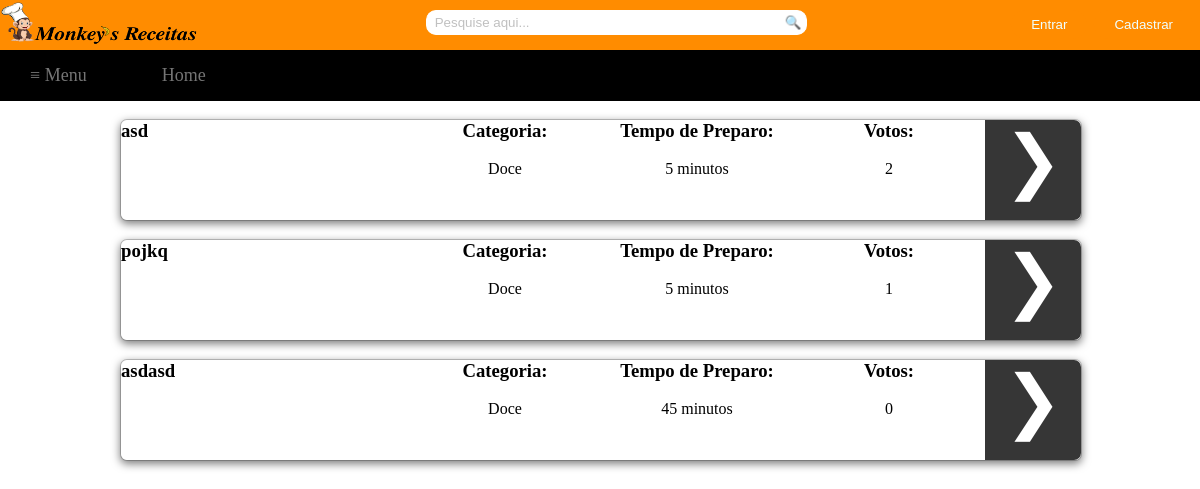
/tex4/Recipes/doces.php, run on an earlier commit of the app's database.
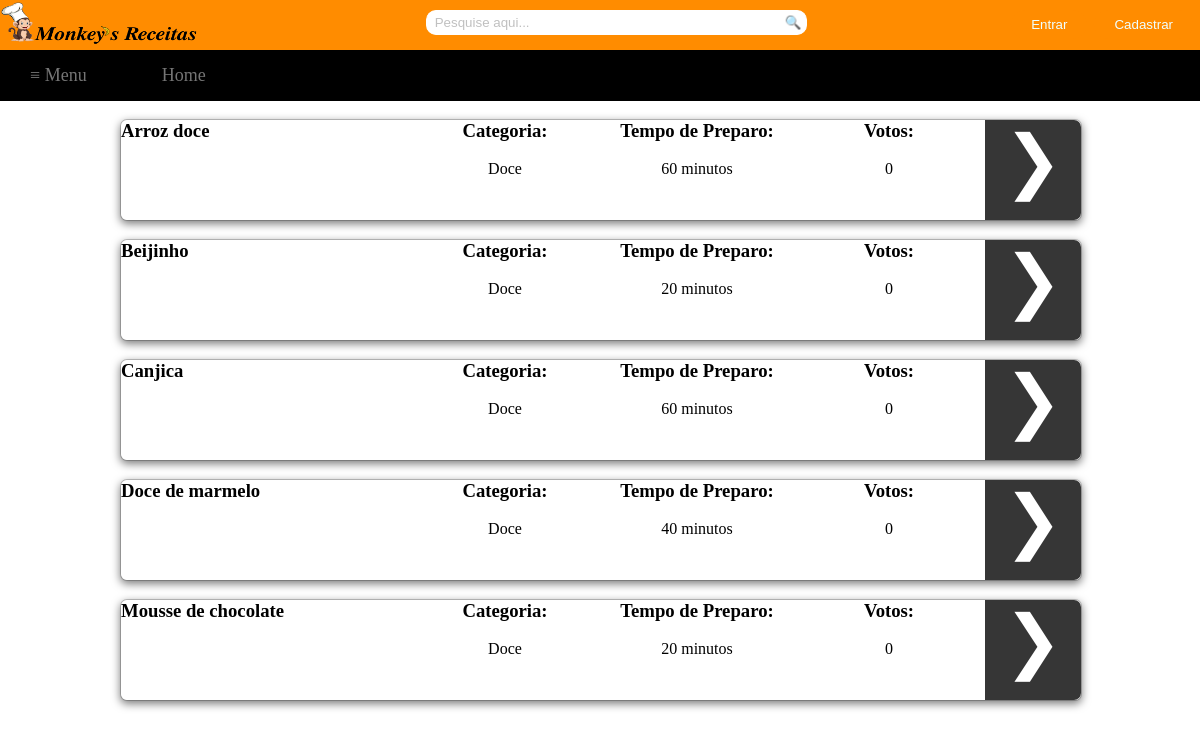
And on a later commit of the database.
### tables this page shows
CREATE TABLE `receita` (
  `codReceita` int(11) NOT NULL,
  `nomeReceita` varchar(255) DEFAULT NULL,
  `ingredientes` text,
  `modoPreparo` text,
  `codCategoria` int(11) DEFAULT NULL,
  `codTempo` int(11) DEFAULT NULL,
  `codUsuario` int(11) DEFAULT NULL,
  `totalVotos` int(11) NOT NULL
);

CREATE TABLE `categoria` (
  `codCategoria` int(11) NOT NULL,
  `descCategoria` varchar(255) DEFAULT NULL
);

CREATE TABLE `tempo` (
  `codTempo` int(11) NOT NULL,
  `descTempo` varchar(255) DEFAULT NULL
);

### tex4/Recipes/doces.php (the view, shortened to what this page needs)
<html>
	<head>
		<link rel="stylesheet" type="text/css" href="../Style/style.css">
		<link rel="stylesheet" type="text/css" href="../Style/receitas.css">
	</head>
	<body>
		<div id="container">
			<div id="topbar">
				<?php
					if(!empty($_COOKIE['login']))
					{
						$name=$_COOKIE['login'];
						echo "<div id='sair'><input type='button' value='Sair' name='sair' onclick='location.href=&quot;../logout.php&quot;'/></div>";
						echo "<div id='bem-vindo'>Seja bem-vindo, $name</div>";
					}
					else
					{
						echo "<div id='btn2'><input type='button' value='Cadastrar' name='modal' href='#dialog2'/></div> ";
						echo "<div id='btn'><input type='button' value='Entrar' href='#dialog1' name='modal' /></div>";
					}
				?>
				<div>
					<img src="../Image/logoComLetra.png" style="float: left; left: 0; margin-top: -7; height: 57px; width: 200px; " />
				</div>
				<div id="search">
					<form method="post" action="../pesquisa.php">
						<div>
							<input type="search" class="searchbox" name="pesquisa" placeholder="  Pesquise aqui...">
							<a href="#">
								<button type="submit" name="submit" class="searchbox1">&#x1f50d;</button>
							</a>
						</div>
					</form>
				</div>
			</div>
			<div id="navbar">
				<?php
					if(!empty($_COOKIE['login']))
					{
						echo "<nav class='drop'>";
						echo "	<ul class='drop1'>";
						echo "	    <li class='dropMain'>";
						echo "	        <a href='#'>&#8801; Menu</a>";
						echo "	        <ul class='drop2'>";
						echo "	            <li>";
						echo "	            	<a href='doces.php'>Doces</a>";
						echo "	            </li>";
						echo "	            <li>";
						echo "	            	<a href='salgados.php'>Salgados</a>";
						echo "	            </li>";
						echo "	            <li>";
						echo "	            	<a href='saladas.php'>Saladas</a>";
						echo "	            </li>";
						echo "	            <li>";
						echo "	            	<a href='alcoolica.php'>Bebidas alcoólicas</a>";
						echo "	            </li>";
						echo "	            <li>";
						echo "	            	<a href='nAlcoolica.php'>Bebidas não alcoólicas</a>";
						echo "	            </li>";
						echo "	            <li>";
						echo "	            	<a href='rapidas.php'>Receitas rápidas(até 30 min)</a>";
						echo "	            </li>";
						echo "	            <li>";
						echo "	            	<a href='../visualizarReceitas.php'>Todas as receitas</a>";
						echo "	            </li>";
						echo "	        </ul>";
						echo "	    </li>";
						echo "		<li class='dropMain'>";
						echo "	        <a href='../index.php'>Home</a>";
						echo "	    </li>";
						echo "	    <li class='dropMain'>";
						echo "	        <a href='../receita.php'>Cadastrar Receita</a>";
						echo "	    </li>";
						echo "	    <li class='dropMain'>";
						echo "	        <a href='../viewReceitasCadastrado.php'>Minhas Receitas</a>";
						echo "	    </li>";
						echo "	</ul>";
						echo "</nav>";
					}
					else
					{
						echo "<nav class='drop'>";
						echo "	<ul class='drop1'>";
						echo "	    <li class='dropMain'>";
						echo "	        <a href='#'>&#8801; Menu</a>";
						echo "	    </li>";
						echo "		<li class='dropMain'>";
						echo "	        <a href='../index.php'>Home</a>";
						echo "	    </li>";
						echo "	</ul>";
						echo "</nav>";
					}
				?>
			</div>
			<div id="main">
				<div id="column_left">
				</div>
				<div id="column_center">
					<?php
						include('../includes/conn.php');
						$query1=mysqli_query($conn,"SELECT codReceita, nomeReceita, codCategoria, codTempo,totalVotos FROM receita WHERE codCategoria LIKE 1 ORDER BY totalVotos desc, nomeReceita asc  LIMIT 5; ");
						while($query2=mysqli_fetch_array($query1))
						{
							echo "<br /><div id='box'>";
							echo "<div id='left'><h3>".$query2['nomeReceita']."</h3></div>";
							$sql = "SELECT categoria.descCategoria FROM categoria, receita WHERE categoria.codCategoria=receita.codCategoria AND codReceita LIKE ".$query2['codReceita'].";";
							$result = mysqli_query($conn,$sql);
							while ($row = mysqli_fetch_array($result))
							{
								echo "<div id='center1'><center><h3>Categoria:</h3><br />".$row['descCategoria']."</center></div>";
							}
							$sql = "SELECT tempo.descTempo FROM tempo, receita WHERE tempo.codTempo=receita.codTempo AND codReceita LIKE ".$query2['codReceita'].";";
							$result = mysqli_query($conn,$sql);
							while ($row = mysqli_fetch_array($result))
							{
								echo "<div id='center2'><center><h3>Tempo de Preparo:</h3><br />".$row['descTempo']."</center></div>";
							}
							echo "<div id='center3'><center><h3>Votos:</h3><br />".$query2['totalVotos']."</center></div>";
							echo "<div id='right'><center><a class='visualizar' value='&#10095;' href='../visualizar.php?codReceita=".$query2['codReceita']."'>&#10095;</a></center></div>";
							echo "</div>";
						}
					?>
				</div>
				<div id="column_right">
				</div>
			</div>
		</div>
	</body>
</html>

What changed in the data, as far as the page shows it:
removed receita: nomeReceita "asd", totalVotos "2", categoria (descCategoria "Doce")
no longer on this page (row unchanged): tempo: descTempo "5 minutos"
removed receita: nomeReceita "pojkq", totalVotos "1", categoria (descCategoria "Doce")
removed receita: nomeReceita "asdasd", totalVotos "0", categoria (descCategoria "Doce")
no longer on this page (row unchanged): tempo: descTempo "45 minutos", shown under "asdasd"
added receita: nomeReceita "Arroz doce", totalVotos "0", categoria (descCategoria "Doce")
now on this page (row unchanged): tempo: descTempo "60 minutos"
added receita: nomeReceita "Beijinho", totalVotos "0", categoria (descCategoria "Doce")
now on this page (row unchanged): tempo: descTempo "20 minutos"
added receita: nomeReceita "Canjica", totalVotos "0", categoria (descCategoria "Doce")
added receita: nomeReceita "Doce de marmelo", totalVotos "0", categoria (descCategoria "Doce")
now on this page (row unchanged): tempo: descTempo "40 minutos", shown under "Doce de marmelo"
added receita: nomeReceita "Mousse de chocolate", totalVotos "0", categoria (descCategoria "Doce")
